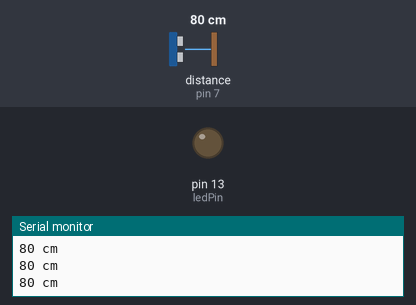
A sketch run on a simulated Arduino Uno, built with avr-gcc and run on an emulated ATmega328P. Shown: output pins drawn as LEDs (lit = HIGH), the last lines printed to the serial monitor. Wiring (inferred from the names in the program): ultrasonic range finder: trigger pin 8; echo pin 7. Inputs (shaded band) come from the test bench; at power-on: distance to the obstacle (sensor on pin 7) 80 cm. The echo pulse lasts 58.3 µs per cm; pins used as bus, display or sensor lines are not drawn.

Above: at 1.3 s.
1.4 s: distance to the obstacle (sensor on pin 7) set to 16 cm
2.9 s: distance to the obstacle (sensor on pin 7) set to 13 cm
At 3.7 s:
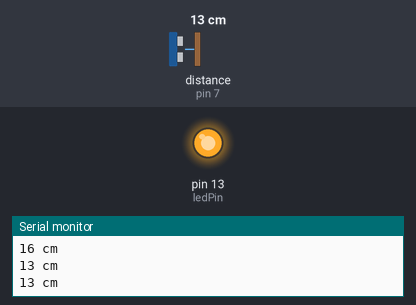
4.5 s: distance to the obstacle (sensor on pin 7) set to 18 cm
At 5.0 s:
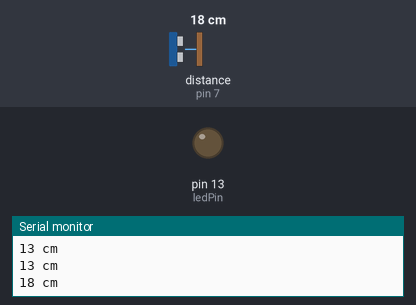
6.0 s: distance to the obstacle (sensor on pin 7) set to 2 cm
At 6.3 s:
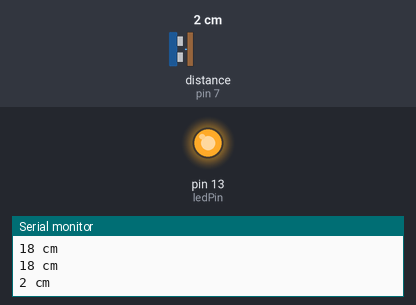
Timing chart, 0 to 8.5 s (numbered marks = the images above; inputs shaded):
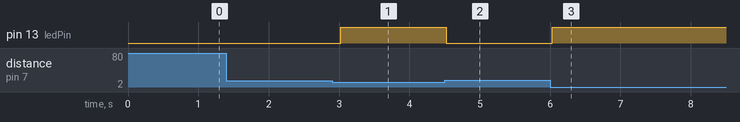

Measured:
- the behaviour switches between 15 and 14 cm on distance to the obstacle (sensor on pin 7) (found by bisection; images 0 and 1)
- after the input at 2.9 s, pin 13 (ledPin): LOW → HIGH after 0.12 s
- after the input at 4.5 s, pin 13 (ledPin): HIGH → LOW at once
- after the input at 6.0 s, pin 13 (ledPin): LOW → HIGH at once

The sketch:

SR04_Blink.ino
```cpp
/*
Blink sensor code using HC-SR04

Connections (HC-SR04 >> Arduino):
VCC - 5V
Trig - 8
Echo - 7
GND - GND

Author: Adith Jagadish Boloor

Note: This code is the modified version of the
Arduino Example "Ping" sketch
*/

#define ledPin 13 // LED on 13 connected to adjacent GND
#define trigPin 8 // trigger pin from sensor goes to pin 8
#define echoPin 7 // echo pin from sensor goes to pin 7

void setup() {
  Serial.begin (9600); // Begin serial monitor on baud 9600
  pinMode(trigPin, OUTPUT);
  pinMode(echoPin, INPUT);
  pinMode(ledPin, OUTPUT);
}

void loop() {
  long duration, distance;

  // Send ultrasonic wave
  digitalWrite(trigPin, LOW);
  delayMicroseconds(2);
  digitalWrite(trigPin, HIGH);
  delayMicroseconds(10);
  digitalWrite(trigPin, LOW);

  // Receive echo
  duration = pulseIn(echoPin, HIGH);

  distance = duration / 58 ; // Convert duration to distance (cm) use 148 for inches
  if (distance < 15) {  // Threshold set to 15 cm; LED turns off if object distance < 15cms
  //if ((distance > 0) && (distance > 15)) { // Uncomment this line and comment the previous line if 0's error
    digitalWrite(ledPin,HIGH);
}
  else {
    digitalWrite(ledPin,LOW);
  }
  if (distance >= 200 || distance <= 0){
    Serial.println("Outside sensor range");
  }
  else {
    Serial.print(distance); // prints the distance on the serial monitor
    Serial.println(" cm");
  }
  delay(500); // wait time between each reading
}
```
